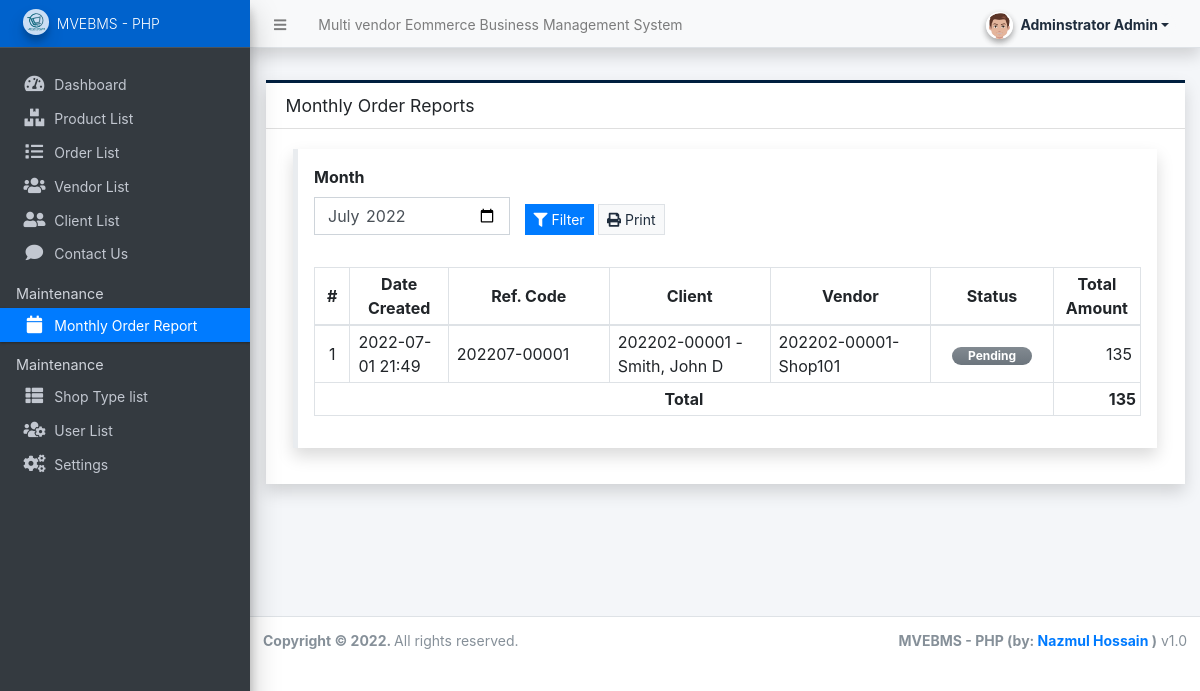
Screenshot of /admin/?page=reports/order_reports (signed in) with the database file from the repository.
### tables this page shows
CREATE TABLE `order_list` (
  `id` int(30) NOT NULL,
  `code` varchar(100) NOT NULL,
  `client_id` int(30) NOT NULL,
  `vendor_id` int(30) NOT NULL,
  `total_amount` double NOT NULL DEFAULT 0,
  `delivery_address` text NOT NULL,
  `status` tinyint(1) NOT NULL DEFAULT 0,
  `date_created` datetime NOT NULL DEFAULT current_timestamp(),
  `date_updated` datetime DEFAULT NULL ON UPDATE current_timestamp()
);

### config.php (called while the page is built, shortened)
<?php
function format_num($number = 0, $max_decimal = ''){
    if(is_numeric($number)){
        $ex = explode('.',$number);
        $dec = isset($ex[1]) ? strlen($ex[1]) : 0;
        if(empty($max_decimal) || (is_numeric($max_decimal) && $max_decimal >= $dec)){
            return number_format($number,$dec);
        }else{
            if(is_numeric($max_decimal))
                return number_format($number,$max_decimal);
            else
                return "Invalid Maximum Decimal";
        }
    }else{
        return "Invalid Number";
    }
}
?>

### admin/reports/order_reports.php (the view, shortened to what this page needs)
<?php $month = isset($_GET['month']) ? $_GET['month'] : date("Y-m"); ?>
<div class="content py-3">
    <div class="card card-outline card-navy shadow rounded-0">
        <div class="card-header">
            <h5 class="card-title">Monthly Order Reports</h5>
        </div>
        <div class="card-body">
            <div class="container-fluid">
                <div class="callout callout-primary shadow rounded-0">
                    <form action="" id="filter">
                        <div class="row align-items-end">
                            <div class="col-lg-3 col-md-4 col-sm-12">
                                <div class="form-group">
                                    <label for="month" class="control-label">Month</label>
                                    <input type="month" name="month" id="month" value="<?= $month ?>" class="form-control rounded-0" required>
                                </div>
                            </div>
                            <div class="col-lg-3 col-md-4 col-sm-12">
                                <div class="form-group">
                                    <button class="btn btn-primary btn-flat btn-sm"><i class="fa fa-filter"></i> Filter</button>
                                    <button class="btn btn-light border btn-flat btn-sm" type="button" id="print"><i class="fa fa-print"></i> Print</button>
                                </div>
                            </div>
                        </div>
                    </form>
                    <div id="outprint">
                    <table class="table table-bordered table-stripped">
                        <colgroup>
                            <col width="3%">
                            <col width="12%">
                            <col width="20%">
                            <col width="20%">
                            <col width="20%">
                            <col width="15%">
                            <col width="15%">
                        </colgroup>
                        <thead>
                            <tr class="">
                                <th class="text-center align-middle py-1">#</th>
                                <th class="text-center align-middle py-1">Date Created</th>
                                <th class="text-center align-middle py-1">Ref. Code</th>
                                <th class="text-center align-middle py-1">Client</th>
                                <th class="text-center align-middle py-1">Vendor</th>
                                <th class="text-center align-middle py-1">Status</th>
                                <th class="text-center align-middle py-1">Total Amount</th>
                            </tr>
                        </thead>
                        <tbody>
                            <?php
                            $i = 1;
                            $total = 0;
                            $orders = $conn->query("SELECT o.*,c.code as ccode, CONCAT(c.lastname, ', ',c.firstname,' ',COALESCE(c.middlename,'')) as client,concat(v.code, '-',v.shop_name) as vendor from `order_list` o inner join client_list c on o.client_id = c.id inner join vendor_list v on o.vendor_id = v.id where date_format(o.date_created,'%Y-%m') = '{$month}' order by unix_timestamp(o.date_created) desc ");
                            while($row = $orders->fetch_assoc()):
                                $total += $row['total_amount'];
                            ?>
                                <tr>
                                    <td class="text-center align-middle px-2 py-1"><?php echo $i++; ?></td>
                                    <td class="align-middle px-2 py-1"><?php echo date("Y-m-d H:i",strtotime($row['date_created'])) ?></td>
                                    <td class="align-middle px-2 py-1"><?= $row['code'] ?></td>
                                    <td class="align-middle px-2 py-1"><?php echo ucwords($row['ccode'].' - '.$row['client']) ?></td>
                                    <td class="align-middle px-2 py-1"><?php echo ucwords($row['vendor']) ?></td>
                                    <td class="text-center align-middle px-2 py-1">
                                        <?php
                                            switch($row['status']){
                                                case 0:
                                                    echo '<span class="badge badge-secondary bg-gradient-secondary px-3 rounded-pill">Pending</span>';
                                                    break;
                                            }
                                        ?>
                                    </td>
                                    <td class="text-right align-middle px-2 py-1"><?php echo format_num($row['total_amount']) ?></td>
                                </tr>
                            <?php endwhile; ?>
                        </tbody>
                        <tfoot>
                            <tr>
                                <th class="text-center px-1 py-1 align-middel" colspan="6">Total</th>
                                <th class="text-right px-1 py-1 align-middel"><?= format_num($total) ?></th>
                            </tr>
                        </tfoot>
                    </table>
                    </div>
                </div>
            </div>
        </div>
    </div>
</div>

### rows the page displays
order_list: date_created "2022-07-01 21:49", code "202207-00001", client "202202-00001 - Smith, John D", vendor "202202-00001-Shop101", status "Pending", total_amount "135"

### other values shown
$_settings->info('name') "Multi vendor Eommerce Business Management System"
$_settings->userdata('firstname').' '.$_settings->userdata('lastname') "Adminstrator Admin"
$_settings->info('short_name') "MVEBMS - PHP"
format_num($total) "135"
